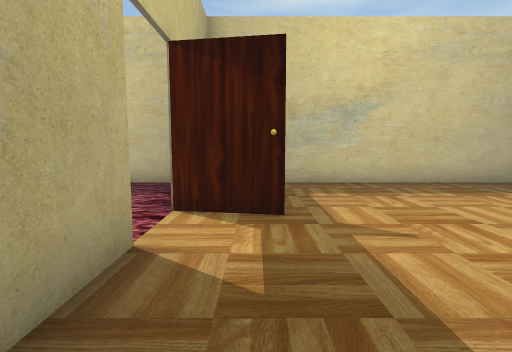
View 1 (above)

12 first-person views from a walk through a 3-D level made in the Unity game engine. The camera is 1.2 m above the floor, tilts 6° down and sees 80° across. The floor is counted in squares, 1 m on a side. Each view is taken from the middle of a square. On the plan, view 1 faces up. The plan holds only what a view shows up to about 13 squares ahead; the rest is blank. The player is left out. Some surface patterns are stand-ins.

View 2
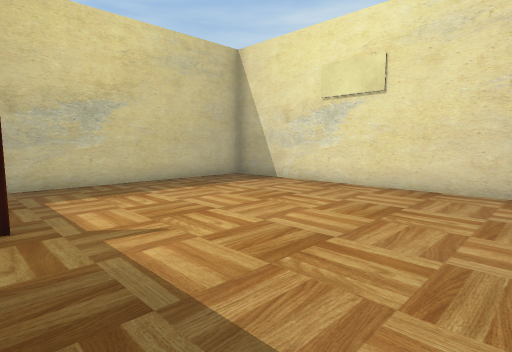

View 3
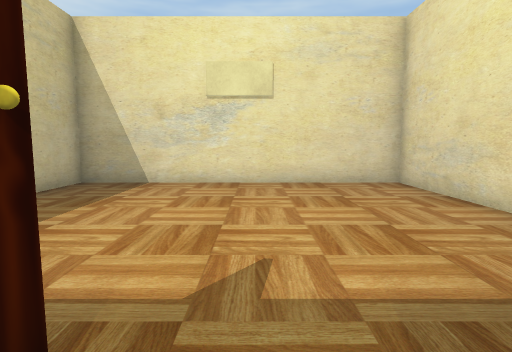

View 4
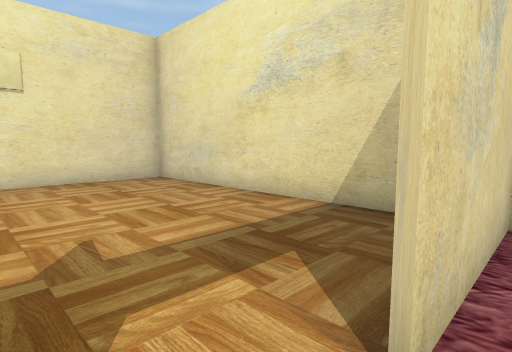

View 5
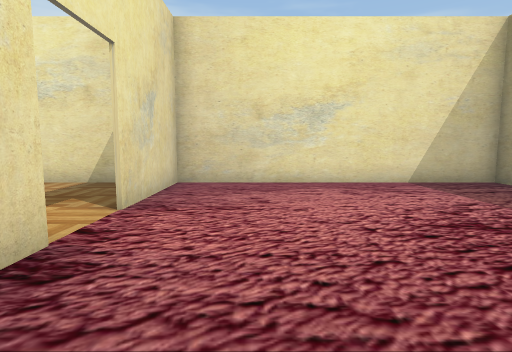

View 6
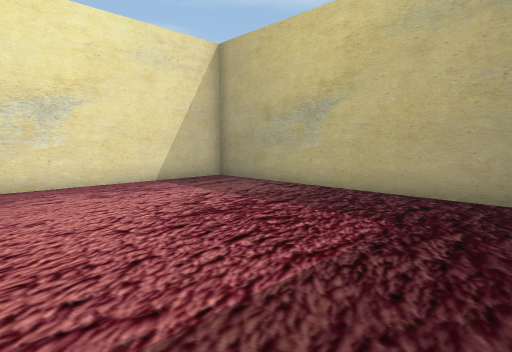

View 7
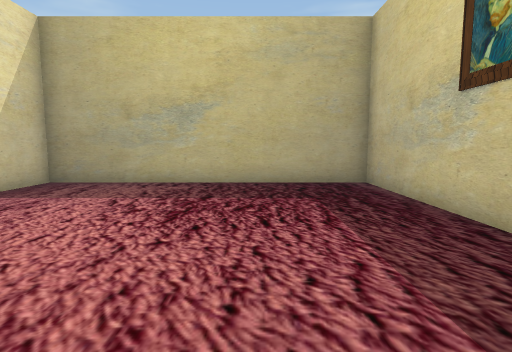

View 8
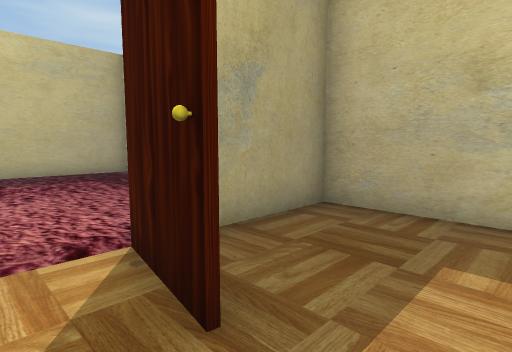

View 9
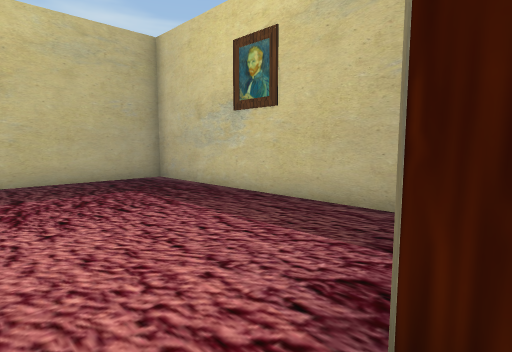

View 10
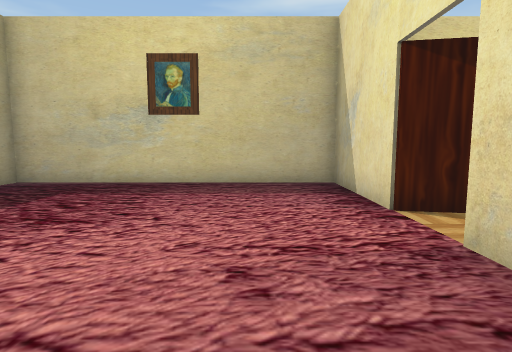

View 11
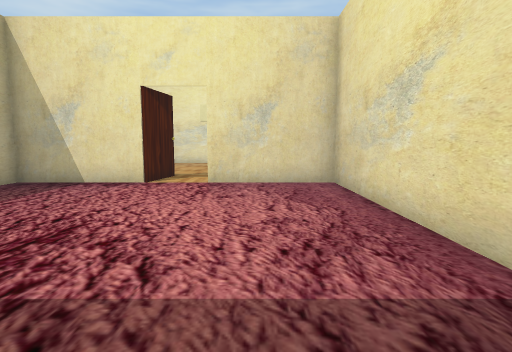

View 12
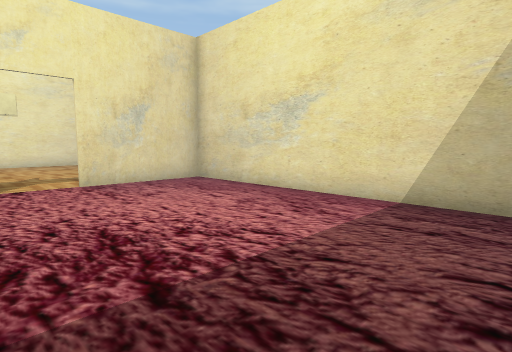

### Floor plan
Points are (right, up) in squares from view 1. A wall is a line through its corners. A room is listed if a view was taken in it or the views show most of it. See-through windows are left out.
Room 1 (views 1, 2, 3, 8, 9)
walls: (-0.4, 5.2) (-1.6, 5.4); (-1.4, 3.5) (-1.4, 1.6); (-0.1, -0.5) (8.5, -0.5) (8.5, 9.5) (-1, 9.5); (-1.4, 9.5) (-1.4, 6.6)
ways out: opening at (-1, 4) to room 2
objects: other object (0, 5)
Room 2 (views 4, 5, 6, 7, 10, 11, 12)
walls: (-1.6, 5.4) (-1.6, 9.5); (-1, 9.5) (-11.4, 9.5) (-11.4, -0.5) (-1.6, -0.5) (-1.6, 3.5)
ways out: opening at (-1, 4) to room 1

Where each view was taken, in squares from view 1:
view 1: 0 up, 0 right, facing up
view 2: 0 up, 0 right, facing up-right
view 3: 4 up, 1 left, facing right
view 4: 5 up, 2 left, facing down-right
view 5: 9 up, 4 left, facing down
view 6: 9 up, 4 left, facing down-left
view 7: 6 up, 2 left, facing left
view 8: 4 up, 2 right, facing up-left
view 9: 4 up, 1 left, facing up-left
view 10: 0 up, 4 left, facing up
view 11: 2 up, 11 left, facing right
view 12: 6 up, 11 left, facing down-right
